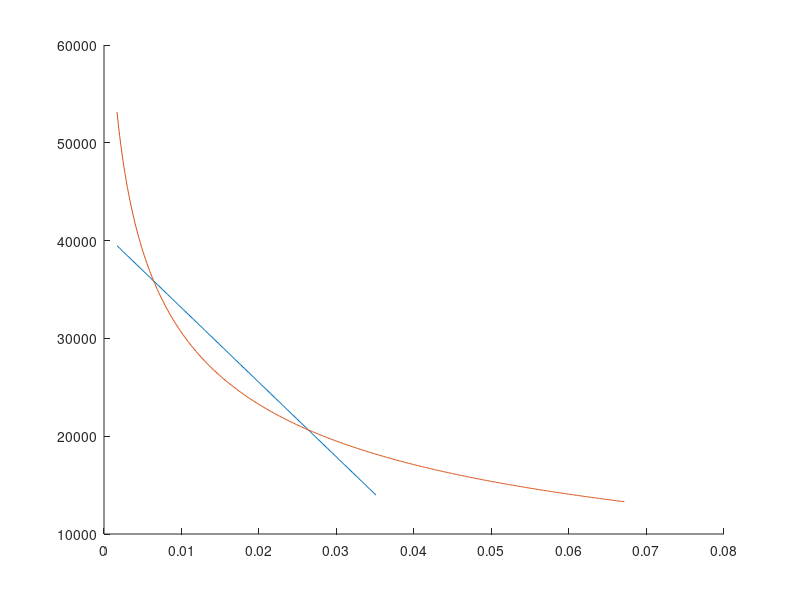
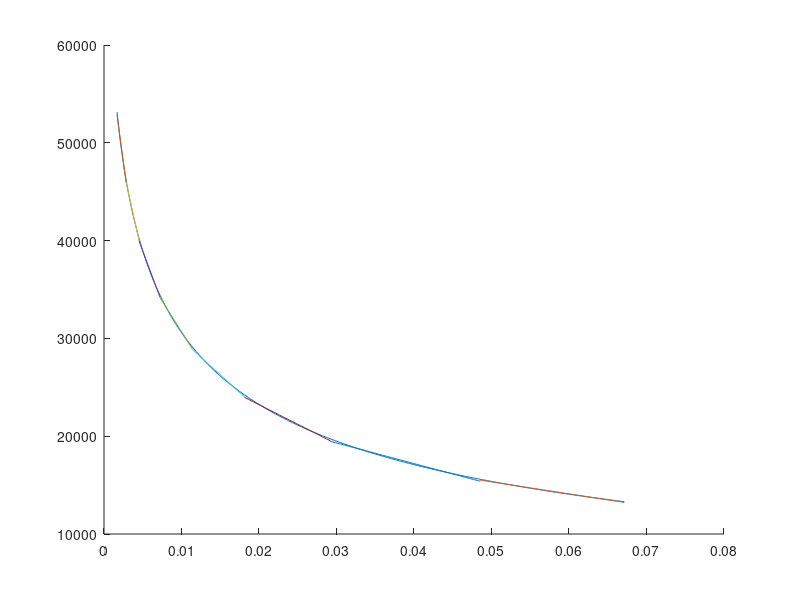

Source code (MATLAB) for these figures, in order: (Note: this script raises an error after producing the figures.)
clc 
close all
clear

load("./data/staticValues.mat")

maxIndex = size(uValues, 1);
first = 1;
last = 200;

u = [uValues(first:last) ones(size(uValues(first:last)))];
y = staticVals(first:last);

p = u\y;

ym = polyval(p, uValues(first:last));

ep = ym(1) - staticVals(1);
el = ym(last) - staticVals(last);
figure
	hold on
	plot(uValues(first:last), ym)
	plot(uValues, staticVals);

startIndex = 1;
endIndex   = 2;

eps = 40000;
indexes = [];
params = [];
while true
	while true 
		u = [uValues(startIndex:endIndex) ones(size(uValues(startIndex:endIndex)))];
		y = staticVals(startIndex:endIndex);
		p = u\y;
		ym = polyval(p, uValues(startIndex:endIndex));
		ep = (ym(1) - y(1))^2;
		el = (ym(end) - y(end))^2;
		if ((ep > eps) && (el > eps)) || endIndex == maxIndex
			if endIndex == maxIndex - 1
				endIndex = maxIndex;
			end
			indexes = [indexes; startIndex, endIndex];
			params = [params; p'];
			break;
		end
		endIndex = endIndex + 1;
	end
	startIndex = endIndex;
	endIndex = startIndex+1;
	if endIndex > maxIndex
		break
	end
end
figure
	hold on
	plot(uValues, staticVals);
for i = 1:size(indexes, 1)
	ym = polyval(params(i, :), uValues(indexes(i, 1):indexes(i, 2)));
	plot(uValues(indexes(i, 1):indexes(i, 2)), ym)
end

mf = createMembershipFunctionFromCuts(uValues(indexes(2:end,1)), uValues(1), uValues(end), 10000);

ym =[];

for u = uValues'
	mu = evalmf(mf, u);
	yc = 0;
	for i = 1:size(mu, 1)
		yc = yc + mu(i)*polyval(params(i, :), u);
	end
	ym = [ym; yc];
end

figure
	hold on
	plot(uValues, staticVals);
	plot(uValues, ym);

save("./data/fuzzyStaticModel.mat", "mf", "params");
